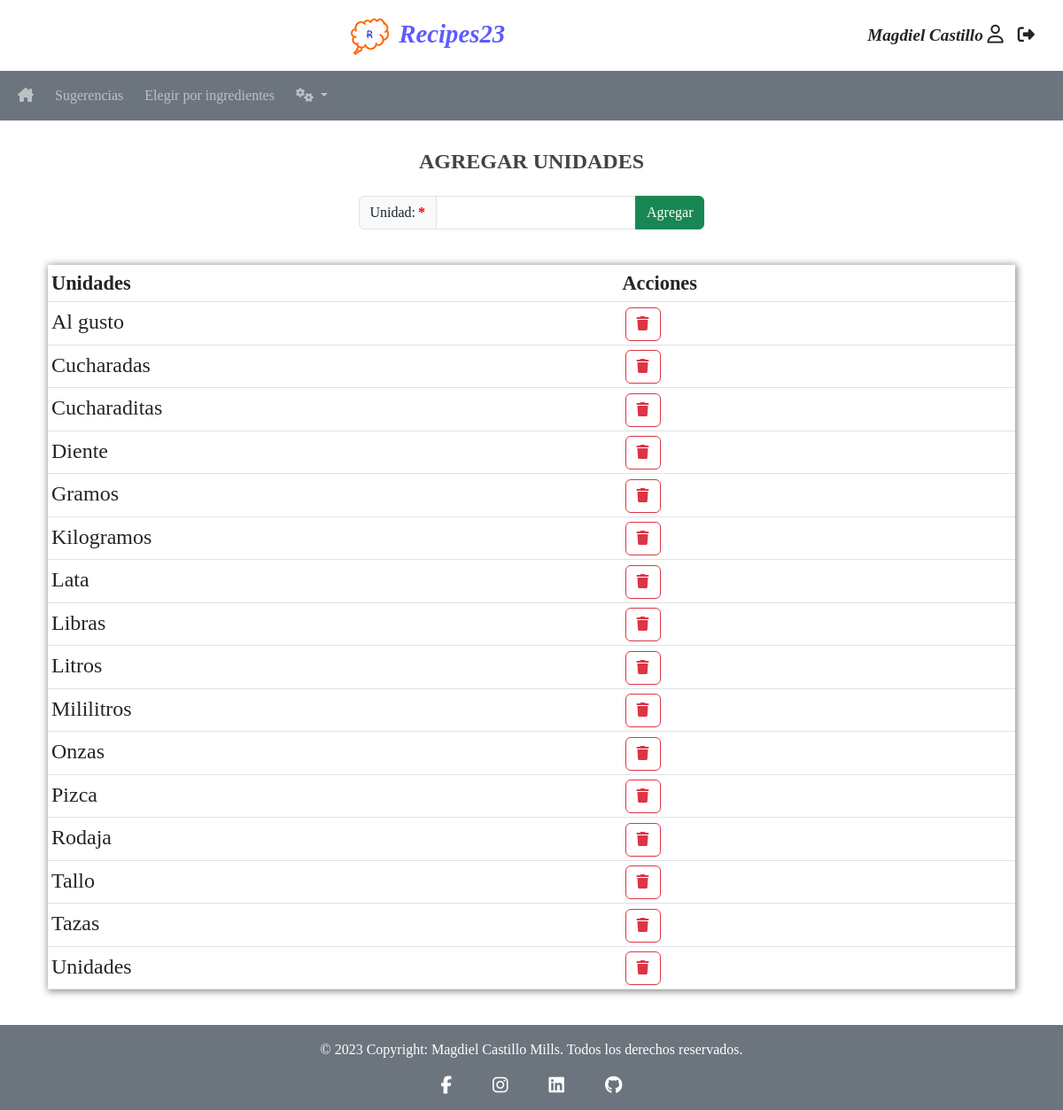
Screenshot of /views/add-units.php (signed in) with the database file from the repository.
### tables this page shows
CREATE TABLE `units` (
  `unitid` int NOT NULL AUTO_INCREMENT,
  `unit` varchar(20) NOT NULL,
  PRIMARY KEY (`unitid`),
  UNIQUE KEY `unit` (`unit`)
);

### views/add-units.php (the view, shortened to what this page needs)
<?php
require_once ("../config/db_Connection.php");
require_once ("../modules/head.php");
?>
<?php
require_once ("../modules/nav.php");
?>
<main class="container p-4">
    <div class="row mt-2 text-center justify-content-center">
    <h3>AGREGAR UNIDADES</h3>
        <form class="mt-3 col-auto" method="POST" action="../actions/create.php" autocomplete="on" onsubmit="return validation('add_units', /[a-zA-Z\t\h]+|(^$)/)">
            <div class="input-group mb-3">
                <label class="input-group-text is-required" for="add_units">Unidad: </label>
                <input class="form-control" type="text" id="add_units" name="add_units"  pattern="[a-zA-Z áéíóúÁÉÍÓÚñÑ]+" minlength="2" maxlength="50" autofocus required>
                <input  class="btn btn-success" type="submit" value="Agregar">
            </div>
        </form>
    </div>
    <div>
        <table class="table table-sm mt-4">
            <thead>
                <tr class="bg-primary">
                    <th>Unidades</th>
                    <th>Acciones</th>
                </tr>
            </thead>
            <tbody>
                <?php
                    $sql = "SELECT unit FROM units ORDER BY unit;";
                    $result = $conn -> query($sql);
                    if($result -> num_rows > 0){
                        while($row = $result -> fetch_assoc()){
                            $html = "<tr>";
                            $html .= "<td>" . ucfirst($row['unit']) . "</td>";
                            $html .= "<td>";
                            $html .= "<a href='../actions/delete.php?unitname=" . $row['unit'] . "' " . "class='btn btn-outline-danger' title='Eliminar'><i class='fa-solid fa-trash'></i></a>";
                            $html .= "</td>";
                            $html .= "</tr>";
                            echo $html;
                        }
                    }
                ?>
            </tbody>
        </table>
    </div>
</main>
<?php
require_once ("../modules/footer.php");
?>

### css/styles.css (style rules this page uses)
* { font-family:'Times New Roman', Times, serif; box-sizing: border-box; }
main { min-height: calc(100vh - 7.1rem); }
h3 { font-size: 1.5rem; color: #444; font-weight: bold; }
.btn-outline-danger { margin-left: 0.2rem; }
table { box-shadow: 1px 1px 8px 1px #888; }
thead { background-color:#444444; }
thead tr { font-weight: bold; font-size: 1.4rem; color:#ffffff; }
tbody { background-color:rgb(255, 246, 234); }
table td a { text-decoration:none; color: rgb(22, 182, 4); }
table td, p, ul li, ol li, li a { font-size: 1.5rem; color: rgb(22, 182, 4); text-decoration: none; }
label, select, input, option { font-size: 1.2rem; }
.is-required:after { content: '*'; margin-left: 3px; color: red; font-weight: bold; }

### rows the page displays
units: unit "Al gusto"
units: unit "Cucharadas"
units: unit "Cucharaditas"
units: unit "Diente"
units: unit "Gramos"
units: unit "Kilogramos"
units: unit "Lata"
units: unit "Libras"
units: unit "Litros"
units: unit "Mililitros"
units: unit "Onzas"
units: unit "Pizca"
units: unit "Rodaja"
units: unit "Tallo"
units: unit "Tazas"
units: unit "Unidades"

### other values shown
$_SESSION['fullname'] "Magdiel Castillo"
